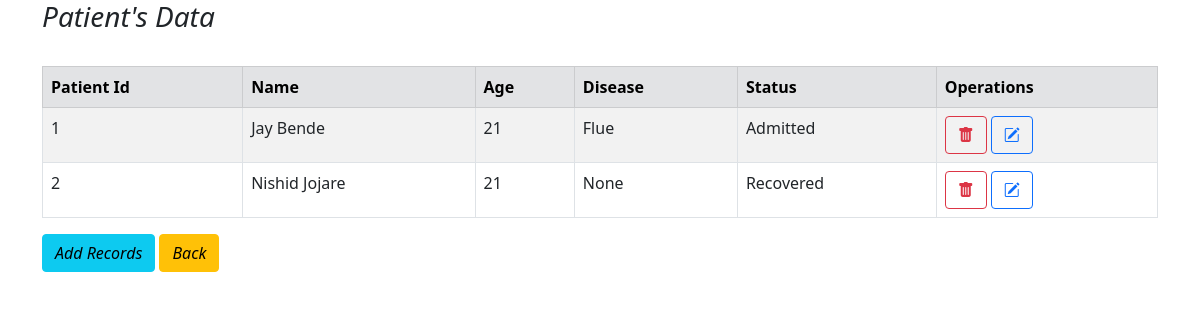
Page /patient on the committed database.
### patient/models.py (models this page shows)
class Patient(models.Model):
    name=models.CharField(max_length=56)
    age=models.CharField(max_length=5)
    disease=models.CharField(max_length=200)
    status=models.CharField(max_length=30)

### patient/views.py (the view)
# urls.py: path('patient',views.patient,name='patient'),
def patient(request):
    a=Patient.objects.all().values()
    template=loader.get_template('display_patient.html')
    context={'a':a,}
    return HttpResponse(template.render(context,request))

### templates/display_patient.html (shortened to what this page needs)
<!DOCTYPE html>
<html lang="en">
<head>
    <link href="https://cdn.jsdelivr.net/npm/bootstrap@5.0.2/dist/css/bootstrap.min.css" rel="stylesheet"
>
    <link rel="stylesheet" href="https://cdn.jsdelivr.net/npm/bootstrap-icons@1.11.3/font/bootstrap-icons.min.css">
</head>
<body>
    <div class="container">
        <h3><i>Patient's Data</i></h3>
        <br>
        <table class="table table-bordered table-striped">
            <thead class="table table-secondary">
                <th>Patient Id</th>
                <th>Name</th>
                <th>Age</th>
                <th>Disease</th>
                <th>Status</th>
                <th>Operations</th>
            </thead>
            {% for x in a %}
            <tr>
                <td>{{x.id}}</td>
                <td>{{x.name}}</td>
                <td>{{x.age}}</td>
                <td>{{x.disease}}</td>
                <td>{{x.status}}</td>
                <td>
                    <a href="delete_patient/{{x.id}}"><i class="btn btn-outline-danger bi bi-trash-fill"></i></a>
                    <a href="update_patient/{{x.id}}"><i class="btn btn-outline-primary bi bi-pencil-square"></i></a>
                </td>
            </tr>
            {% endfor %}
        </table>
        <p>
            <a href="add_patient/"><i class="btn btn-info">Add Records</i></a>
            <a href="back"><i class="btn btn-warning">Back</i></a>
        </p>
    </div>
</body>
</html>

### rows in the picture
Patient: id "1", name "Jay Bende", age "21", disease "Flue", status "Admitted"
Patient: id "2", name "Nishid Jojare", age "21", disease "None", status "Recovered"
